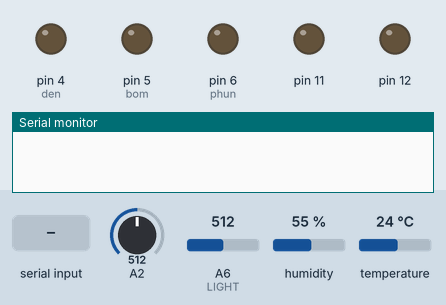
Recording of a sketch running on a simulated Arduino Nano, built with avr-gcc and run on an emulated ATmega328P. Parts: output pins drawn as LEDs (lit = HIGH), the last lines printed to the serial monitor. Wiring (inferred from the names in the program): DS1307 clock at I2C address 0x68. The inputs (shaded band) are chosen by the test bench; at power-on: A6 (LIGHT) = 512, A2 = 512, humidity 55 %, temperature 24 °C. The local clock reads 2024-03-15 10:24:30 at power-on unless the sketch sets it.

Above: at 1.2 s.
1.3 s: "A," received over the second serial link
At 1.7 s:
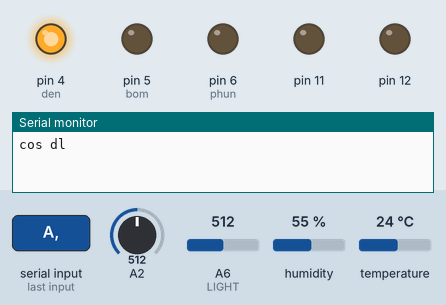
2.8 s: "B," received over the second serial link
At 4.0 s:
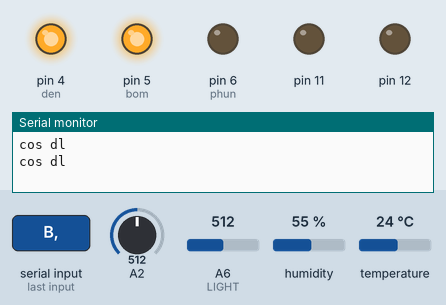
4.3 s: "C," received over the second serial link
At 5.2 s:
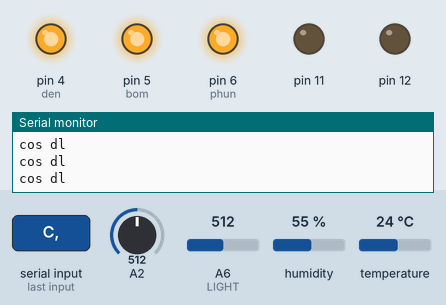
5.8 s: "A," received over the second serial link
At 6.3 s:
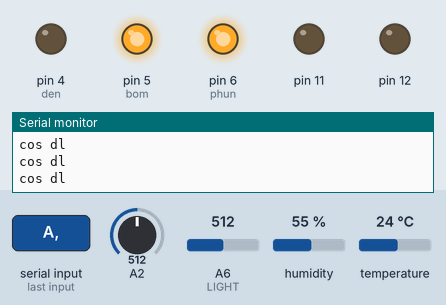
7.3 s: A6 (LIGHT) set to 30
At 8.5 s:
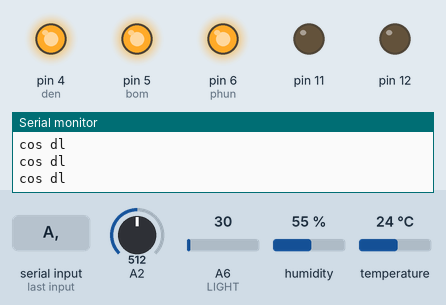
8.8 s: A6 (LIGHT) set to 110
At 19.0 s:
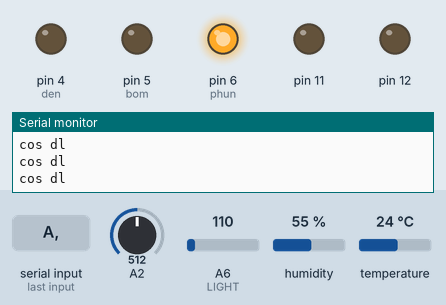
Timing chart, 0 to 19.3 s (numbered marks = the images above; inputs shaded):
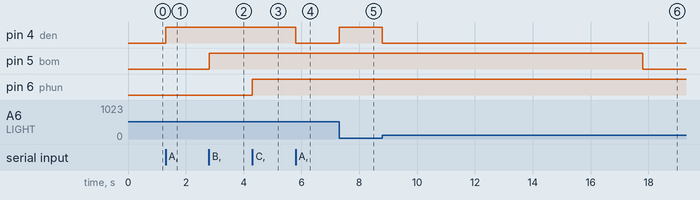

The sketch:

VUON_AA.ino
```cpp
#include <DHT.h>
#include <SoftwareSerial.h>
#define den 4
#define bom 5
#define phun 6
SoftwareSerial lora(9, 10);
DHT dht(A3, DHT11);

#include "DS1307.h"

unsigned long tg;
unsigned long tg1;
unsigned long tg2;
unsigned long tg3;
unsigned long tg4;
unsigned long tg5;
unsigned long tg6;

String G = "1";
int GG[8];

int DAT_CHUAN = 0;
int KK_CHUAN = 0;
int TDL = 0;
int TDAD = 0;
int TDAK = 0;

void setup() {
  //setTime(20,38,30,3,13,4,2021);
  Wire.begin();
  Serial.begin(250000);
  lora.begin(9600);

  pinMode(11, OUTPUT);
  pinMode(12, OUTPUT);
  pinMode(den, OUTPUT);
  pinMode(bom, OUTPUT);
  pinMode(phun, OUTPUT);
  digitalWrite(11, 0);
  digitalWrite(12, 0);

  dht.begin();
  tg1 = millis();
  tg2 = millis();
  tg3 = millis();
  tg4 = millis();
  tg5 = millis();
  tg6 = millis();
  lora.setTimeout(100);

}

void loop() {
  tg = millis();
   READDS1307();
  BOM();
  PHUN();
  DEN();
  TACH();

}

void TACH() {
  String N = "";
  if (lora.available()) {
    Serial.println("cos dl");
    N = lora.readStringUntil(',');
    N.trim();
   // Serial.println(N);
    if (N.substring(0, 1) == "1") {
      GUI();
      DAT_CHUAN = N.substring(1, 4).toInt();

      KK_CHUAN = N.substring(4, 7).toInt();
  ///  Serial.println(DAT_CHUAN);
   // Serial.println(KK_CHUAN);
    }
    if (N == "A" ){
      if(TDL==0){
        digitalWrite(den,1);
        tg1=millis();
        TDL=1; //Serial.println("Denbat");
        }
      else{
        digitalWrite(den,0);
        TDL=0; //Serial.println("Dentat");
        }
        lora.flush();
    }
    if (N == "B" ){
      if(TDAD==0){
        digitalWrite(bom,1);
        tg2=millis();
        TDAD=1;//// Serial.println("Bombat");
        }
      else{
        digitalWrite(bom,0);
        TDAD=0;// Serial.println("Bomtat");
        }
         lora.flush();
    }
    if (N == "C" ){
      if(TDAK==0){
        digitalWrite(phun,1);
        tg3=millis();
        TDAK=1;// Serial.println("Phunbat");
        }
      else{
        digitalWrite(phun,0);
        TDAK=0; //Serial.println("Phuntat");
        }
         lora.flush();
    }

  }
}


void GUI() {
  GG[1] = digitalRead(den);
  GG[2] = digitalRead(bom);
  GG[3] = digitalRead(phun);
  GG[4] = DAT();
  GG[5] = KK();
  G = "1";
  G += String(GG[1]);
  G += String(GG[2]);
  G += String(GG[3]);
  if (GG[4] < 100) {
    G += "0";
  }
  if (GG[4] < 10) {
    G += "0";
  }
  G += String(GG[4]);
  if (GG[5] < 100) {
    G += "0";
  }
  if (GG[5] < 10) {
    G += "0";
  }
  G += String(GG[5]);
  G+= ",";
  lora.println(G);
  //Serial.println(G);
}
void DEN() {

  if (gio>6 && gio<18 && LIGHT() == 0 && TDL == 0) {
    digitalWrite(den, 1);
  }
  if (gio>6 && gio<18 && LIGHT() == 1 && TDL == 0) {
    digitalWrite(den, 0);
  }
  if (gio<6 && gio > 18 && LIGHT() == 0 && TDL == 0) {
    digitalWrite(den, 0);
  }

  if (tg - tg1 > 15000 && TDL == 1) {
    digitalWrite(den, 0);
    TDL = 0;
  }
}
void BOM() {
  if (DAT() < DAT_CHUAN && TDAD == 0) {
    digitalWrite(bom, 1);
  }
  if (DAT() > DAT_CHUAN && TDAD == 0) {
    digitalWrite(bom, 0);
  }
  if (tg - tg2 > 15000 && TDAD == 1) {
    digitalWrite(bom, 0);
    TDAD = 0;
  }
}
void PHUN() {
  if (KK() < KK_CHUAN && TDAK == 0) {
    digitalWrite(phun, 1);
  }
  if (KK() > KK_CHUAN && TDAK == 0) {
    digitalWrite(phun, 0);
  }
  if (tg - tg3 > 15000 && TDAK == 1) {
    digitalWrite(phun, 0);
    TDAK = 0;
  }
}

int DAT() {
  int a = (1023 - analogRead(A2)) / 10;
  if (a > 100) {
    a = 100;
  }
  return a;
}
int KK() {
  float a = dht.readHumidity();
  return a;
}
int LIGHT() {
  int b = analogRead(A6);
  if (b < 100) {
    return 0;
  }
  else {
    return 1;
  }
}
```

DS1307.h
```cpp
// Khai báo thư viện I2C
#include <Wire.h>
const byte DS1307 = 0x68;
/* khai báo các biến thời gian */
int giay , phut, gio, ngay, thu, thang, nam;

/* Chuyển từ format BCD (Binary-Coded Decimal) sang Decimal */
int bcd2dec(byte num)
{
  return ((num/16 * 10) + (num % 16));
}
/* Chuyển từ Decimal sang BCD */
int dec2bcd(byte num)
{
  return ((num/10 * 16) + (num % 10));
}
// doc thoi gian tu ds1307
void READDS1307()
{
  Wire.beginTransmission(DS1307);
  Wire.write((byte)0x00);
  Wire.endTransmission();
  Wire.requestFrom(DS1307, 7);

  giay = bcd2dec(Wire.read() & 0x7f);
  phut = bcd2dec(Wire.read() );
  gio  = bcd2dec(Wire.read() & 0x3f); // chế độ 24h.
  thu  = bcd2dec(Wire.read() );
  ngay = bcd2dec(Wire.read() );
  thang= bcd2dec(Wire.read() );
  nam  = bcd2dec(Wire.read() );
  nam += 2000;
}

/* cài đặt thời gian cho DS1307 */
void setTime(byte hr, byte min, byte sec, byte wd, byte d, byte mth, byte yr)
{
  yr=yr-2000;
  Wire.beginTransmission(DS1307);
  Wire.write(byte(0x00)); // đặt lại pointer
  Wire.write(dec2bcd(sec));
  Wire.write(dec2bcd(min));
  Wire.write(dec2bcd(hr));
  Wire.write(dec2bcd(wd)); // day of week: Sunday = 1, Saturday = 7
  Wire.write(dec2bcd(d));
  Wire.write(dec2bcd(mth));
  Wire.write(dec2bcd(yr));
  Wire.endTransmission();
}
```

Measured:
- after the input at 1.3 s, pin 4 (den): LOW → HIGH at once
- after the input at 2.8 s, pin 5 (bom): LOW → HIGH at once
- after the input at 4.3 s, pin 6 (phun): LOW → HIGH at once
- after the input at 5.8 s, pin 4 (den): HIGH → LOW at once
- after the input at 7.3 s, pin 4 (den): LOW → HIGH at once
- after the input at 8.8 s, pin 4 (den): HIGH → LOW at once
